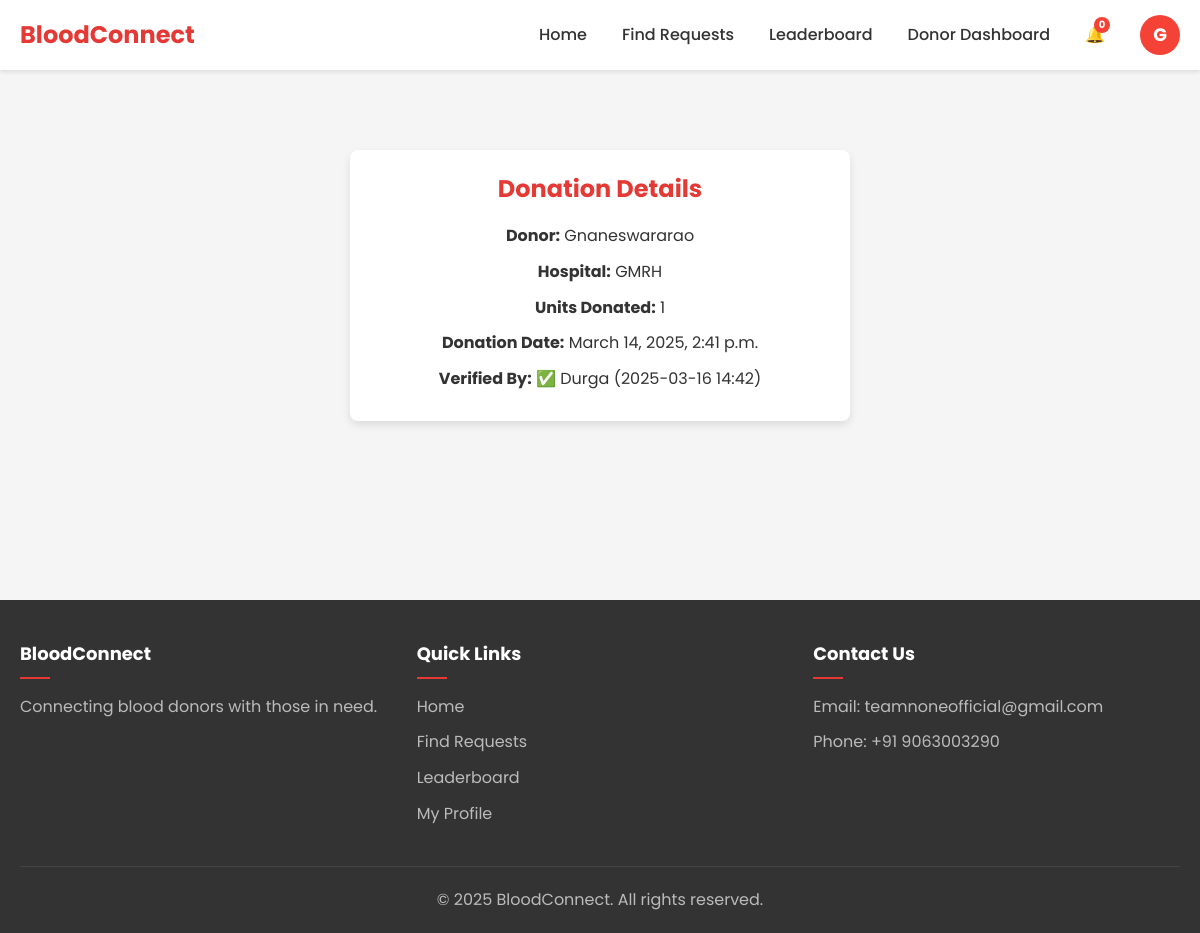
Page /donations/4/ (signed in) on the committed database.
### accounts/models.py (models this page shows, shortened)
class User(AbstractUser):
    USER_TYPES = (
        ('regular', 'Regular User'),
        ('donor', 'Blood Donor'),
        ('admin', 'Administrator'),
        ('ngo', 'NGO'),
    )
    user_type = models.CharField(max_length=10, choices=USER_TYPES, default='regular')
    phone_number = models.CharField(max_length=15, blank=True)
    address = models.TextField(blank=True)
    profile_picture = models.ImageField(upload_to='profile_pics/', blank=True, null=True)

### donations/models.py (models this page shows, shortened)
class Donation(models.Model):
    donor = models.ForeignKey(User, on_delete=models.CASCADE, related_name='donations')
    blood_request = models.ForeignKey(BloodRequest, on_delete=models.CASCADE, related_name='donations', null=True, blank=True)
    donation_date = models.DateTimeField(default=timezone.now)
    units = models.PositiveIntegerField(default=1)
    hospital = models.CharField(max_length=255)
    verified_by = models.ForeignKey(User, on_delete=models.SET_NULL, null=True, blank=True, related_name='verified_donations')
    verification_date = models.DateTimeField(null=True, blank=True)

### donations/views.py (the view, shortened to what this page needs)
# urls.py: path('<int:donation_id>/', views.donation_detail, name='donation_detail'),
@login_required
def donation_detail(request, donation_id):
    donation = get_object_or_404(Donation, id=donation_id)
    if request.user != donation.donor and request.user.user_type not in ['admin', 'ngo']:
        if donation.blood_request and request.user != donation.blood_request.requester:
            messages.error(request, 'You do not have permission to view this donation.')
            return redirect('home')
    if request.user.user_type == 'admin' and request.method == 'POST' and 'verify' in request.POST:
        donation.verified_by = request.user
        donation.verification_date = timezone.now()
        donation.save()
        messages.success(request, 'Donation has been verified successfully.')
        return redirect('donation_detail', donation_id=donation.id)
    context = {'donation': donation}
    return render(request, 'donations/donation_detail.html', context)

### templates/donations/donation_detail.html (shortened to what this page needs)
{% extends "base.html" %}
{% block content %}
    <div class="extra_css">
        <h2>Donation Details</h2>
        <p><strong>Donor:</strong> {{ donation.donor.username }}</p>
        <p><strong>Hospital:</strong> {{ donation.hospital }}</p>
        <p><strong>Units Donated:</strong> {{ donation.units }}</p>
        <p><strong>Donation Date:</strong> {{ donation.donation_date }}</p>
        <p><strong>Verified By:</strong>
            {% if donation.verified_by %}
                ✅ {{ donation.verified_by.username }} ({{ donation.verification_date|date:"Y-m-d H:i" }})
            {% else %}
                ❌ Not Verified
            {% endif %}
        </p>
    </div>
{% endblock %}

### templates/base.html (shortened to what this page needs)
<!DOCTYPE html>
<html lang="en">
<head>
    <link rel="stylesheet" href="/static/css/styles.css">
</head>
<body>
    <header class="main-header">
        <div class="container">
            <div class="logo">
                <a href="{% url 'home' %}">
                    <h1>BloodConnect</h1>
                </a>
            </div>
            <nav class="main-nav">
                <ul>
                    <li><a href="{% url 'home' %}">Home</a></li>
                    <li><a href="{% url 'search_requests' %}">Find Requests</a></li>
                    <li><a href="{% url 'leaderboard' %}">Leaderboard</a></li>
                    {% if user.is_authenticated %}
                        {% if user.user_type == 'donor' %}
                            <li><a href="{% url 'donor_dashboard' %}">Donor Dashboard</a></li>
                        {% endif %}
                        <li class="notification-icon">
                            <a href="{% url 'notifications' %}">
                                <span class="icon">🔔</span>
                                <span class="notification-count" id="notification-count">0</span>
                            </a>
                        </li>
                        <li class="dropdown">
                            <div class="user-avatar" id="userDropdown">
                                {{ user.username|first }}
                            </div>
                        </li>
                    {% else %}
                        <li><a href="{% url 'login' %}">Login</a></li>
                        <li><a style="color: white;" href="{% url 'register' %}" class="btn-primary">Register</a></li>
                    {% endif %}
                </ul>
            </nav>
        </div>
    </header>
    <main class="main-content">
        <div class="container">
            {% block content %}{% endblock %}
        </div>
    </main>
    <footer class="main-footer">
        <div class="container">
            <div class="footer-content">
                <div class="footer-section">
                    <h3>BloodConnect</h3>
                    <p>Connecting blood donors with those in need.</p>
                </div>
                <div class="footer-section">
                    <h3>Quick Links</h3>
                    <ul>
                        <li><a href="{% url 'home' %}">Home</a></li>
                        <li><a href="{% url 'search_requests' %}">Find Requests</a></li>
                        <li><a href="{% url 'leaderboard' %}">Leaderboard</a></li>
                        {% if user.is_authenticated %}
                            <li><a href="{% url 'user_profile' user.username%}">My Profile</a></li>
                        {% endif %}
                    </ul>
                </div>
                <div class="footer-section">
                    <h3>Contact Us</h3>
                    <p>Email: teamnoneofficial@gmail.com</p>
                    <p>Phone: +91 9063003290</p>
                </div>
            </div>
            <div class="footer-bottom">
                <p>&copy; {% now "Y" %} BloodConnect. All rights reserved.</p>
            </div>
        </div>
    </footer>
</body>
</html>

### static/css/styles.css (style rules this page uses)
:root { --primary-color: #e53935; --primary-dark: #c62828; --primary-light: #ef5350; --secondary-color: #2196f3; --secondary-dark: #1976d2; --secondary-light: #64b5f6; --text-color: #333333; --text-light: #757575; --background-color: #f5f5f5; --card-color: #ffffff; --border-color: #e0e0e0; --success-color: #4caf50; --warning-color: #ff9800; --danger-color: #f44336; --info-color: #2196f3; }
* { margin: 0; padding: 0; box-sizing: border-box; }
body { font-family: 'Poppins', sans-serif; line-height: 1.6; color: var(--text-color); background-color: var(--background-color); }
.container { width: 100%; max-width: 1200px; margin: 0 auto; padding: 0 20px; }
a { text-decoration: none; color: var(--primary-color); transition: color 0.3s ease; }
ul { list-style: none; }
.main-header { background-color: var(--card-color); box-shadow: 0 2px 4px rgba(0, 0, 0, 0.1); position: sticky; top: 0; z-index: 100; }
.main-header .container { display: flex; justify-content: space-between; align-items: center; padding: 15px 20px; }
.logo h1 { font-size: 24px; font-weight: 700; color: var(--primary-color); }
.main-nav ul { display: flex; align-items: center; }
.main-nav li { margin-left: 20px; }
.main-nav a { color: var(--text-color); font-weight: 500; }
.dropdown { position: relative; }
.notification-icon { position: relative; }
.notification-count { position: absolute; top: -5px; right: -5px; background-color: var(--danger-color); color: white; font-size: 10px; font-weight: bold; width: 16px; height: 16px; border-radius: 50%; display: flex; align-items: center; justify-content: center; }
.main-content { padding: 30px 0; min-height: calc(100vh - 70px - 200px); }
.main-footer { background-color: #333; color: white; padding: 40px 0 20px; }
.footer-content { display: grid; grid-template-columns: repeat(auto-fit, minmax(200px, 1fr)); gap: 30px; margin-bottom: 30px; }
.footer-section h3 { font-size: 18px; margin-bottom: 15px; position: relative; padding-bottom: 10px; }
.footer-section h3::after { content: ''; position: absolute; bottom: 0; left: 0; width: 30px; height: 2px; background-color: var(--primary-color); }
.footer-section p { margin-bottom: 10px; color: #bbb; }
.footer-section ul li { margin-bottom: 10px; }
.footer-section ul li a { color: #bbb; }
.footer-bottom { text-align: center; padding-top: 20px; border-top: 1px solid #444; color: #bbb; }

### templates/donations/donation_detail.html (style rules this page uses)
.extra_css { max-width: 500px; margin: 50px auto; padding: 20px; background: var(--card-color); box-shadow: 0 4px 8px rgba(0, 0, 0, 0.1); border-radius: 8px; text-align: center; }
.extra_css h2 { font-size: 24px; margin-bottom: 15px; color: var(--primary-color); }
.extra_css p { font-size: 16px; margin-bottom: 10px; color: var(--text-color); }

### templates/base.html (style rules this page uses)
.main-nav ul { display: flex; align-items: center; gap: 15px; }
.user-avatar { width: 40px; height: 40px; border-radius: 50%; background-color: #f44336; color: white; display: flex; align-items: center; justify-content: center; font-size: 18px; font-weight: bold; text-transform: uppercase; cursor: pointer; }
.dropdown { position: relative; display: inline-block; }

### rows in the picture
User: username|first "G"
Donation: donor.username "Gnaneswararao", hospital "GMRH", units "1", donation_date "March 14, 2025, 2:41 p.m.", verified_by.username "Durga", verification_date "2025-03-16 14:42"
